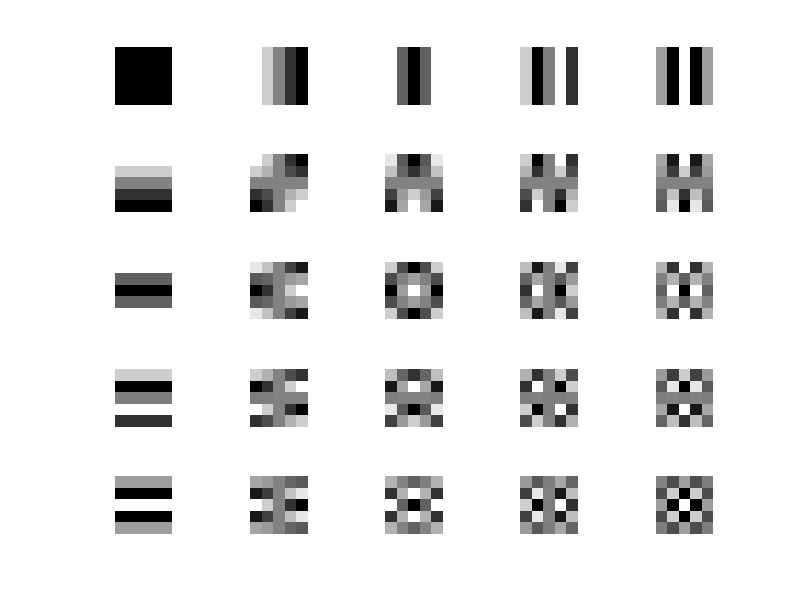

MATLAB code to generate this figure:
N = input('How many base:');
x =zeros(N);
for i = 1 : N
    for j =1 : N
        x(i,j) = rand(1);
    end
end
n         = 1:N;
u         = 0:N-1;
tic;
cos_basis = zeros(N);
for i = u
    cos_basis(i+1,:) = sqrt(2/N).*cos((2.*(n-1)+1)*i*pi/(2*N)); % B'
end
cos_basis(1,:) = cos_basis(1,:)/sqrt(2); %B'
cos_basis      = cos_basis'; %B
toc;
%----------------------------method 1 ------------------------------------%
% method 1: DCT
%{
Inner_Product  = zeros(N);
Inner_Product  = cos_basis' * cos_basis;
figure;
mesh(cos_basis);
y     = cos_basis'  * x ; %DCT  y = B' * x
x_bar = cos_basis   * y ; %IDCT x = B  * y
error = mean(mean((x-x_bar).^2))
%}
%----------------------------method 2 ------------------------------------%
% method 2: Outer_Product
Outer_Product  = zeros(N,N,N.^2);
for i = 1 : N
    for j = 1 : N
        Outer_Product(:,:,(i-1)*N+j) =  cos_basis(:,i) * cos_basis(:,j)';
        subplot(N,N,(i-1)*N+j); imshow(Outer_Product(:,:,(i-1)*N+j),[]);
    end
end
y     = (cos_basis' * x  * cos_basis)' ;
% metrix representation : x_hat =  cos_basis  * y' * cos_basis'  ;
%------------------------summation representation-------------------------%
x_hat = zeros(N);
for i = 1 : N*N
   x_hat = x_hat + y(i) * Outer_Product(:,:,i);
end
error = mean(mean((x-x_hat).^2))